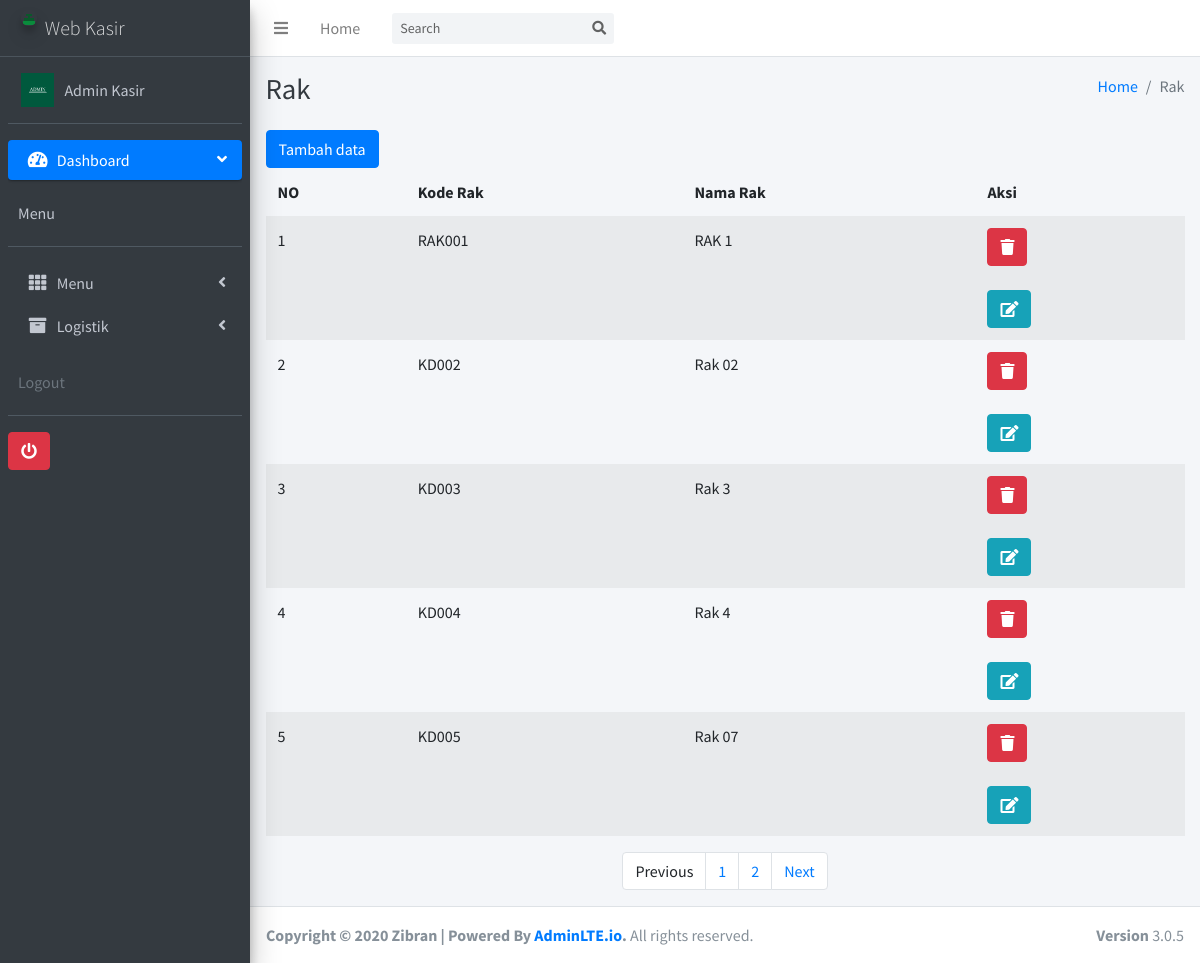
Page /admin/index.php?m=rak&s=title (signed in) on the committed database.
### tables this page shows
CREATE TABLE `tb_user` (
  `id` int(11) NOT NULL,
  `username` text NOT NULL,
  `password` text NOT NULL,
  `nama` text NOT NULL,
  `level` text NOT NULL,
  `foto` varchar(255) NOT NULL
);

CREATE TABLE `tb_rak` (
  `id` int(11) NOT NULL,
  `kdrak` text NOT NULL,
  `namarak` text NOT NULL
);

### admin/fungsi/fungsi.php (called while the page is built, shortened)
<?php
$koneksi = mysqli_connect('localhost', 'root', '', 'kasir_zibran');
function summon_admin()
{
	global $koneksi;
	$id = $_SESSION['idkaskit'];
	return mysqli_query($koneksi, "SELECT * FROM tb_user WHERE id ='$id'");
}
function url()
{
	return $url = "//localhost/web-kasir/vendors/";
}
 ?>

### admin/modul/rak/paging.php (the view, shortened to what this page needs)
<?php
global $koneksi;
    $batas = 5;
$halaman = isset($_GET['halaman']) ? (int)$_GET['halaman'] : 1;
$halaman_awal = ($halaman>1) ? ($halaman * $batas) - $batas : 0;
if (isset($_POST['go'])) {
  $cari = $_POST['cari'];
  $data_rak = mysqli_query($koneksi, "SELECT * FROM tb_rak WHERE namarak LIKE '%".$cari."%'");
}else{
  $data_rak = mysqli_query($koneksi, "SELECT * FROM tb_rak LIMIT $halaman_awal, $batas");
}
foreach ($data_rak as $pro):
  ?>
<tr>
                              <td><?= $i++;  ?></td>
                              <td><?=  $pro['kdrak'];?></td>
                              <td><?=  $pro['namarak'];?></td>
                              <td>
                              <div data-toggle="modal" data-target="#hapus-rak<?= $pro['id'] ?>">
                              <button type="button" class="btn btn-danger" data-toggle="tooltip" title="Hapus">
                              <i class="fa fa-trash"></i>
                              </button>
                              </div>
                    <br>
                  <div data-toggle="modal" data-target="#edit-rak<?= $pro['id'] ?>">
                  <button type="button" class="btn btn-info datapotensi" data-toggle="tooltip" title="Edit">
                    <i class="fa fa-edit"></i>
                  </button>
                </div>
                              </td>
                              </tr>
                              <?php endforeach; ?>

### admin/comp/header.php (shortened to what this page needs)
<?php require 'fungsi/fungsi.php'; ?>
<?php foreach (summon_admin() as $key): ?>
<!DOCTYPE html>
<html>
<head>
  <link rel="stylesheet" href="<?= url() ?>plugins/fontawesome-free/css/all.min.css">
  <link rel="stylesheet" href="https://code.ionicframework.com/ionicons/2.0.1/css/ionicons.min.css">
  <link rel="stylesheet" href="<?= url() ?>plugins/tempusdominus-bootstrap-4/css/tempusdominus-bootstrap-4.min.css">
  <link rel="stylesheet" href="<?= url() ?>plugins/icheck-bootstrap/icheck-bootstrap.min.css">
  <link rel="stylesheet" href="<?= url() ?>plugins/jqvmap/jqvmap.min.css">
  <link rel="stylesheet" href="<?= url() ?>dist/css/adminlte.min.css">
  <link rel="stylesheet" href="<?= url() ?>plugins/overlayScrollbars/css/OverlayScrollbars.min.css">
  <link rel="stylesheet" href="<?= url() ?>plugins/daterangepicker/daterangepicker.css">
  <link rel="stylesheet" href="<?= url() ?>plugins/summernote/summernote-bs4.css">
</head>
<body class="hold-transition sidebar-mini layout-fixed">
<div class="wrapper">
  <nav class="main-header navbar navbar-expand navbar-white navbar-light">
    <ul class="navbar-nav">
      <li class="nav-item">
        <a class="nav-link" data-widget="pushmenu" href="#" role="button"><i class="fas fa-bars"></i></a>
      </li>
      <li class="nav-item d-none d-sm-inline-block">
        <a href="index.php" class="nav-link">Home</a>
      </li>
    </ul>
    <form action="" method="POST" class="form-inline ml-3">
      <div class="input-group input-group-sm">
        <input class="form-control form-control-navbar" type="search" name="cari" placeholder="Search" aria-label="Search">
        <div class="input-group-append">
          <button class="btn btn-navbar" name="go" type="submit">
            <i class="fas fa-search"></i>
          </button>
        </div>
      </div>
    </form>
  </nav>
  <aside class="main-sidebar sidebar-dark-primary elevation-4">
    <a href="index.php" class="brand-link">
      <img src="<?= url()?>img/logo_kasir_kita.png" alt="AdminLTE Logo" class="brand-image img-circle elevation-3"
           style="opacity: .8">
      <span class="brand-text font-weight-light">Web Kasir</span>
    </a>
    <div class="sidebar">
      <div class="user-panel mt-3 pb-3 mb-3 d-flex">
        <div class="image">
          <?php
          if ($key['foto']!= '') {
                        echo '<img src="img/'.$key['foto'].'" height="150">';
                      }else{
                        echo '<img src="img/user_logo.png" height="150">';
                      }
           ?>
        </div>
        <div class="info">
          <a href="index.php?m=admin&s=detail" class="d-block" ><?= $key['nama'];?></a>
        </div>
      </div>
      <nav class="mt-2">
        <ul class="nav nav-pills nav-sidebar flex-column" data-widget="treeview" role="menu" data-accordion="false">
          <li class="nav-item has-treeview menu-open">
            <a href="index.php" class="nav-link active">
              <i class="nav-icon fas fa-tachometer-alt"></i>
              <p>
                Dashboard
                <i class="right fas fa-angle-left"></i>
              </p>
            </a>
          <div class="user-panel mt-3 pb-3 mb-3 d-flex">
        <div class="info">
          <a href="#" class="d-block">Menu</a>
        </div>
      </div>
          </li>
          <li class="nav-item has-treeview">
            <a href="#" class="nav-link">
              <i class="nav-icon fas fa-th"></i>
              <p>
                Menu
                <i class="fas fa-angle-left right"></i>
              </p>
            </a>
          </li>
          <li class="nav-item has-treeview">
            <a href="#" class="nav-link">
              <i class="nav-icon fa fa-archive"></i>
              <p>
                Logistik
                <i class="fas fa-angle-left right"></i>
              </p>
            </a>
          </li>
          <div class="user-panel mt-3 pb-3 mb-3 d-flex">
        <div class="info">
          <span class="d-block text-gray">Logout</span>
        </div>
      </div>
      <a href="logout.php"><button class="btn btn-danger"><i class="fa fa-power-off" aria-hidden="true"></i></button></a>
        </ul>
      </nav>
    </div>
  </aside>
  <?php endforeach; ?>

### rows in the picture
tb_user: foto (picture), nama "Admin Kasir"
tb_rak: kdrak "RAK001", namarak "RAK 1"
tb_rak: kdrak "KD002", namarak "Rak 02"
tb_rak: kdrak "KD003", namarak "Rak 3"
tb_rak: kdrak "KD004", namarak "Rak 4"
tb_rak: kdrak "KD005", namarak "Rak 07"
